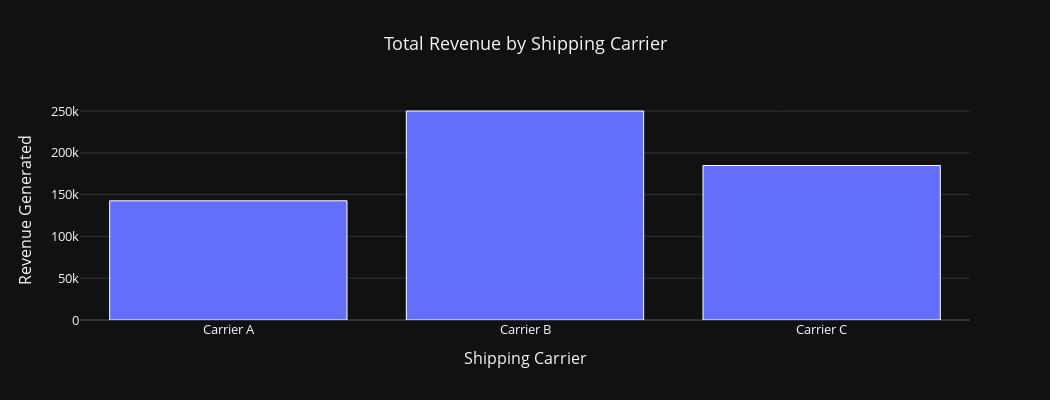

The notebook cell this image was saved under:
### Markdown cell above
<b>So 45% of the business comes from skincare products, 29.5% from haircare, and 25.5% from cosmetics. Now let’s have a look at the total revenue generated from shipping carriers:</b>

### Code cell
total_revenue = df.groupby('shipping_carriers')['revenue_generated'].sum().reset_index()
fig = go.Figure()
fig.add_trace(go.Bar(x=total_revenue['shipping_carriers'], 
                     y=total_revenue['revenue_generated']))

fig.update_traces(marker_line_width=1, marker_line_color='white')
fig.update_layout(title='Total Revenue by Shipping Carrier', 
                  xaxis_title='Shipping Carrier', 
                  yaxis_title='Revenue Generated',
                  template='plotly_dark',
                  font=dict(size=13),
                  height=400,
                  width=1050,
                  title_x=0.5,)
fig.show()

### Figure 1 — Plotly figure (JSON) as saved in the notebook; plotly's stock layout.template omitted (floating-point values rounded to 4 significant figures)
{"data": [{"marker": {"line": {"color": "white", "width": 1}}, "type": "bar", "x": ["Carrier A", "Carrier B", "Carrier C"], "y": [142600.0, 250100.0, 184900.0]}], "layout": {"font": {"size": 13}, "height": 400, "title": {"text": "Total Revenue by Shipping Carrier", "x": 0.5}, "width": 1050, "xaxis": {"autorange": true, "range": [-0.5, 2.5], "title": {"text": "Shipping Carrier"}, "type": "category"}, "yaxis": {"autorange": true, "range": [0, 263300.0], "title": {"text": "Revenue Generated"}, "type": "linear"}}}
